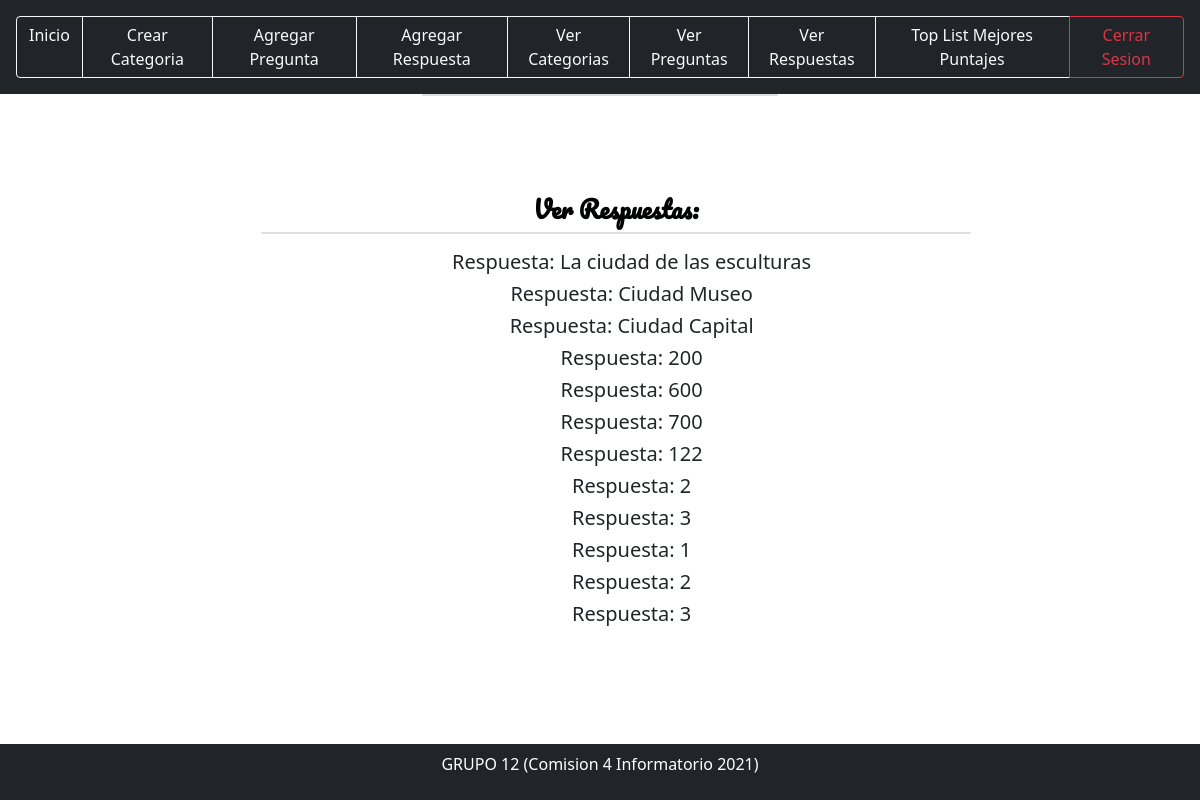
The app's page /ver_respuestas/ (signed in), older data.
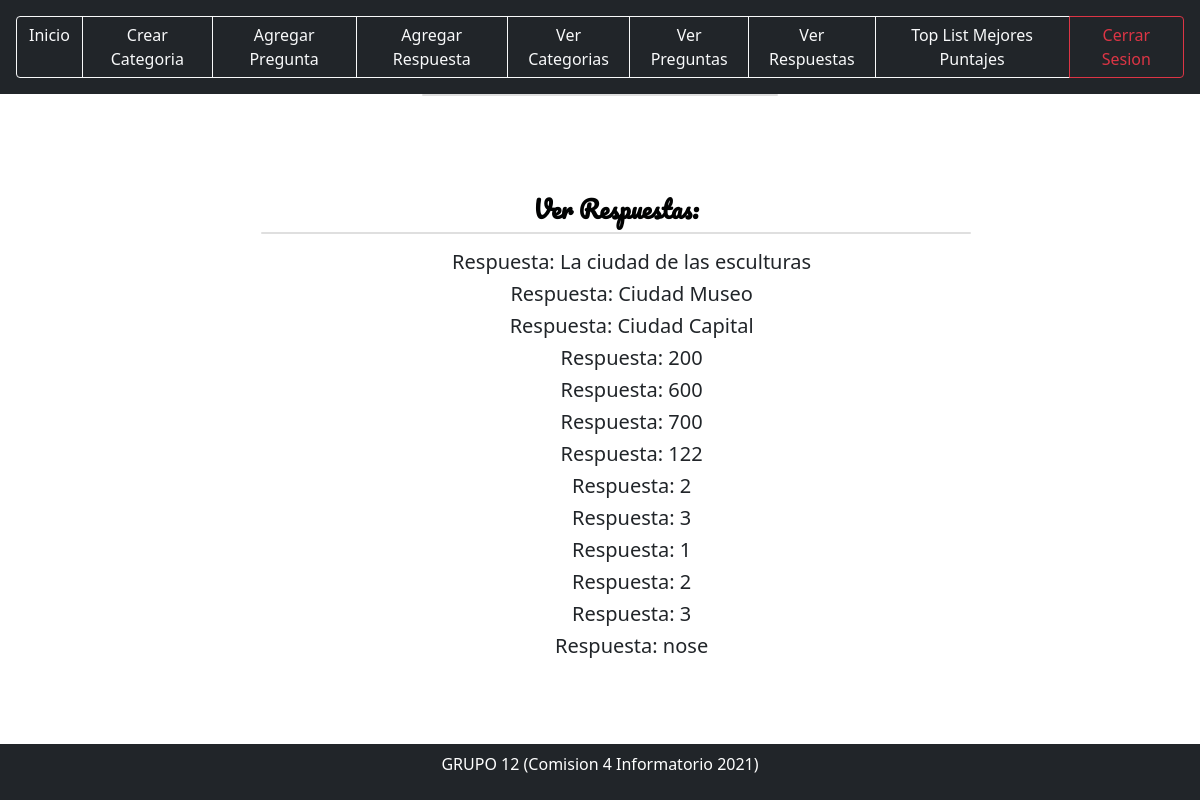
The same page, newer data.
### juego/models.py (models this page shows)
class ElegirRespuesta(models.Model):
	MAXIMO_RESPUESTA = 3
	pregunta = models.ForeignKey(Pregunta, related_name='opciones', on_delete=models.CASCADE)
	correcta = models.BooleanField(verbose_name='Esta es la correcta?', default=False, null=False)
	texto = models.CharField( max_length=100,verbose_name='Respuestas')
	def __str__(self):
		return self.texto

### juego/views.py (the view)
# urls.py: path('ver_respuestas/', ver_respuestas, name='ver_respuestas'),
@user_passes_test(lambda u:u.is_staff, login_url=reverse_lazy('HomeUsuario'))
def ver_respuestas(request):
	respuesta=ElegirRespuesta.objects.all()
	return render(request, 'administrador/ver_respuestas.html',{'respuesta':respuesta})

### template/administrador/ver_respuestas.html (shortened to what this page needs)
{% extends 'base.html' %}
{% load static %}
{% block content %}
{% include "navbar/navbaradmin.html" %}
<div class="container">
    <div class="row">
        <div class="col-12 col-sm-8 col-md-6 col-lg-4 offset-sm-2 offset-md-3 offset-lg-4">
            <div class="card">
                <div class="box" >
                        <h4 style="font-family: 'Pacifico', cursive; color:rgb(1, 2, 2)"><strong>Ver Respuestas:</strong></h4>
                        <p class="card">
                            <ul style="list-style:decimal;">
                                <table>
                                    {% for cat in respuesta %}
                                     <h5> Respuesta:
                                         {{cat}}
                                     </h5>
                                    {% endfor %}
                                </table>
                            </ul>
                        </div>
                    </div>
                </div>
            </div>
        </div>
{% endblock content %}

Row changes from the older to the newer data that the page shows:
added ElegirRespuesta: texto "nose"
